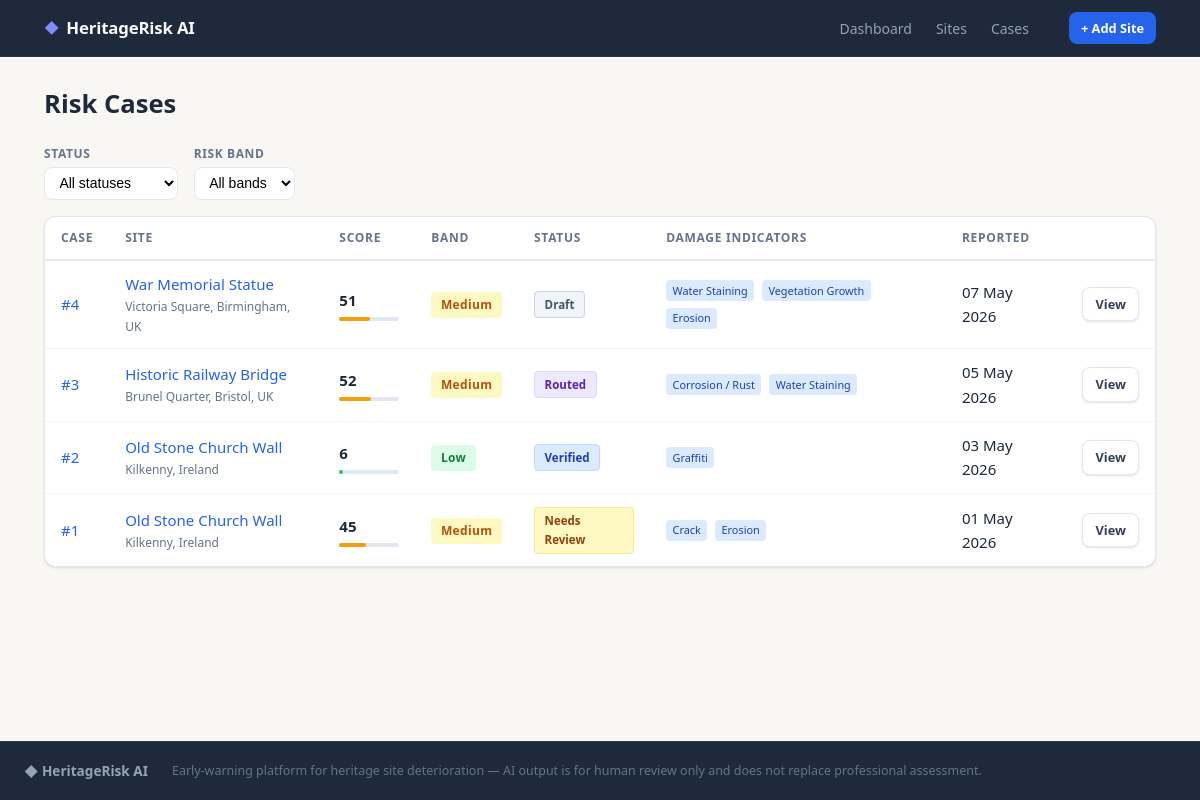
The app's page /cases with its own data.
### backend/app/models.py (models this page shows, shortened)
class RiskCase(Base):
    __tablename__ = "risk_cases"
    id: Mapped[int] = mapped_column(Integer, primary_key=True, index=True)
    observation_id: Mapped[int] = mapped_column(
        Integer, ForeignKey("observations.id"), unique=True, nullable=False
    )
    risk_score: Mapped[int] = mapped_column(Integer, nullable=False, default=0)
    risk_band: Mapped[str] = mapped_column(String(20), nullable=False, default="Low")
    status: Mapped[str] = mapped_column(String(50), nullable=False, default="Draft")
    routed_to: Mapped[str] = mapped_column(String(200), nullable=True)
    report_path: Mapped[str] = mapped_column(String(300), nullable=True)
    created_at: Mapped[datetime] = mapped_column(DateTime, default=datetime.utcnow)
    updated_at: Mapped[datetime] = mapped_column(
        DateTime, default=datetime.utcnow, onupdate=datetime.utcnow
    )
    observation: Mapped["Observation"] = relationship("Observation", back_populates="risk_case")
    STATUSES = ["Draft", "Needs Review", "Verified", "Routed", "Closed"]

class Site(Base):
    __tablename__ = "sites"
    id: Mapped[int] = mapped_column(Integer, primary_key=True, index=True)
    name: Mapped[str] = mapped_column(String(200), nullable=False)
    location: Mapped[str] = mapped_column(String(200), nullable=True)
    description: Mapped[str] = mapped_column(Text, nullable=True)
    created_at: Mapped[datetime] = mapped_column(DateTime, default=datetime.utcnow)
    observations: Mapped[list["Observation"]] = relationship(
        "Observation", back_populates="site", cascade="all, delete-orphan"
    )

class Observation(Base):
    __tablename__ = "observations"
    id: Mapped[int] = mapped_column(Integer, primary_key=True, index=True)
    site_id: Mapped[int] = mapped_column(Integer, ForeignKey("sites.id"), nullable=False)
    image_filename: Mapped[str] = mapped_column(String(300), nullable=True)
    notes: Mapped[str] = mapped_column(Text, nullable=True)
    damage_tags: Mapped[str] = mapped_column(String(300), nullable=True, default="")
    severity: Mapped[int] = mapped_column(Integer, nullable=False, default=1)
    created_at: Mapped[datetime] = mapped_column(DateTime, default=datetime.utcnow)
    ai_analysis_status: Mapped[str] = mapped_column(String(20), nullable=True, default="not_run")
    ai_summary: Mapped[str] = mapped_column(Text, nullable=True)
    ai_confidence: Mapped[int] = mapped_column(Integer, nullable=True)
    ai_provider: Mapped[str] = mapped_column(String(50), nullable=True)
    ai_recommended_action: Mapped[str] = mapped_column(Text, nullable=True)
    ai_raw_response: Mapped[str] = mapped_column(Text, nullable=True)
    site: Mapped["Site"] = relationship("Site", back_populates="observations")
    risk_case: Mapped["RiskCase"] = relationship(
        "RiskCase", back_populates="observation", uselist=False, cascade="all, delete-orphan"
    )

### backend/app/main.py (the view)
@app.get("/cases", response_class=HTMLResponse)
def cases_list(
    request: Request,
    status: str = "",
    band: str = "",
    db: Session = Depends(get_db),
):
    query = db.query(RiskCase)
    if status:
        query = query.filter(RiskCase.status == status)
    if band:
        query = query.filter(RiskCase.risk_band == band)
    cases = query.order_by(RiskCase.created_at.desc()).all()
    return templates.TemplateResponse(
        "cases_list.html",
        {
            "request": request,
            "cases": cases,
            "statuses": RiskCase.STATUSES,
            "filter_status": status,
            "filter_band": band,
        },
    )

### backend/app/templates/cases_list.html (shortened to what this page needs)
{% extends "base.html" %}
{% block content %}
<div class="page-header">
  <h1>Risk Cases</h1>
</div>
<form class="filter-bar" method="get" action="/cases">
  <div class="filter-group">
    <label for="sf">Status</label>
    <select id="sf" name="status" onchange="this.form.submit()">
      <option value="">All statuses</option>
    </select>
  </div>
  <div class="filter-group">
    <label for="bf">Risk Band</label>
    <select id="bf" name="band" onchange="this.form.submit()">
      <option value="">All bands</option>
    </select>
  </div>
</form>
{% if cases %}
<div class="cases-table-wrap card">
  <table class="cases-table">
    <thead>
      <tr>
        <th>Case</th>
        <th>Site</th>
        <th>Score</th>
        <th>Band</th>
        <th>Status</th>
        <th>Damage Indicators</th>
        <th>Reported</th>
        <th></th>
      </tr>
    </thead>
    <tbody>
      {% for case in cases %}
      <tr>
        <td><a href="/cases/{{ case.id }}">#{{ case.id }}</a></td>
        <td>
          <a href="/sites/{{ case.observation.site.id }}">{{ case.observation.site.name }}</a>
          {% if case.observation.site.location %}
          <span class="location-sub">{{ case.observation.site.location }}</span>
          {% endif %}
        </td>
        <td>
          <div class="score-cell">
            <strong>{{ case.risk_score }}</strong>
            <div class="mini-bar">
              <div class="mini-bar-fill mini-bar-{{ case.risk_band | lower }}"
                   style="width:{{ case.risk_score }}%"></div>
            </div>
          </div>
        </td>
        <td><span class="band band-{{ case.risk_band | lower }}">{{ case.risk_band }}</span></td>
        <td><span class="status-badge status-{{ case.status | lower | replace(' ', '-') }}">{{ case.status }}</span></td>
        <td>
          {% for tag in case.observation.tags_list[:3] %}
          <span class="tag tag-sm">{{ TAG_LABELS.get(tag, tag) }}</span>
          {% endfor %}
        </td>
        <td>{{ case.created_at.strftime("%d %b %Y") }}</td>
        <td><a class="btn-secondary btn-sm" href="/cases/{{ case.id }}">View</a></td>
      </tr>
      {% endfor %}
    </tbody>
  </table>
</div>
{% endif %}
{% endblock %}

### backend/app/static/style.css (style rules this page uses)
*, *::before, *::after { box-sizing: border-box; margin: 0; padding: 0; }
:root { --navy: #1e293b; --navy-mid: #334155; --slate: #64748b; --border: #e2e8f0; --bg: #f8f7f4; --white: #ffffff; --blue: #2563eb; --blue-dark: #1d4ed8; --radius: 8px; --radius-lg: 12px; --shadow: 0 1px 3px rgba(0,0,0,.08), 0 1px 2px rgba(0,0,0,.04); --shadow-md: 0 4px 12px rgba(0,0,0,.10); }
body { font-family: system-ui, -apple-system, "Segoe UI", Helvetica, Arial, sans-serif; font-size: 15px; line-height: 1.65; background: var(--bg); color: #1e293b; min-height: 100vh; display: flex; flex-direction: column; }
a { color: var(--blue); text-decoration: none; }
h1 { font-size: 1.75rem; font-weight: 700; line-height: 1.2; }
.btn-primary, .btn-secondary, .btn-outline { display: inline-flex; align-items: center; gap: .35rem; padding: .5rem 1.1rem; border-radius: var(--radius); font-size: .875rem; font-weight: 600; cursor: pointer; border: none; text-decoration: none !important; transition: background .15s, box-shadow .15s; }
.btn-secondary { background: var(--white); color: var(--navy-mid); border: 1px solid var(--border); box-shadow: var(--shadow); }
.btn-sm { padding: .35rem .75rem; font-size: .8rem; }
.card { background: var(--white); border: 1px solid var(--border); border-radius: var(--radius-lg); padding: 1.5rem; box-shadow: var(--shadow); margin-bottom: 1.25rem; }
table { width: 100%; border-collapse: collapse; }
th { text-align: left; font-size: .75rem; text-transform: uppercase; letter-spacing: .06em; color: var(--slate); border-bottom: 2px solid var(--border); padding: .55rem .75rem; }
td { padding: .6rem .75rem; border-bottom: 1px solid #f1f5f9; vertical-align: middle; }
tr:last-child td { border-bottom: none; }
.cases-table-wrap { padding: 0; overflow: hidden; }
.cases-table th, .cases-table td { padding: .7rem 1rem; }
.score-cell { display: flex; flex-direction: column; gap: .25rem; }
.mini-bar { height: 4px; background: #e2e8f0; border-radius: 2px; width: 60px; }
.mini-bar-fill { height: 100%; border-radius: 2px; }
.mini-bar-low { background: #22c55e; }
.mini-bar-medium { background: #f59e0b; }
.location-sub { display: block; font-size: .75rem; color: var(--slate); }
.band { display: inline-block; border-radius: 4px; padding: .2rem .6rem; font-size: .75rem; font-weight: 700; letter-spacing: .03em; }
.band-low { background: #dcfce7; color: #15803d; }
.band-medium { background: #fef9c3; color: #b45309; }
.status-badge { display: inline-block; border-radius: 4px; padding: .2rem .6rem; font-size: .72rem; font-weight: 600; border: 1px solid transparent; }
.status-draft { background: #f1f5f9; color: #475569; border-color: #cbd5e1; }
.status-needs-review { background: #fef9c3; color: #92400e; border-color: #fde68a; }
.status-verified { background: #dbeafe; color: #1e40af; border-color: #bfdbfe; }
.status-routed { background: #ede9fe; color: #5b21b6; border-color: #ddd6fe; }
.tag { display: inline-block; background: #dbeafe; color: #1e40af; border-radius: 4px; font-size: .72rem; font-weight: 500; padding: .15rem .5rem; margin-right: .25rem; margin-bottom: .2rem; }
.tag-sm { font-size: .68rem; padding: .1rem .4rem; }
.page-header { display: flex; align-items: flex-start; justify-content: space-between; gap: 1rem; margin-bottom: 1.5rem; flex-wrap: wrap; }
.page-header h1 { font-size: 1.6rem; }
.filter-bar { display: flex; align-items: flex-end; gap: 1rem; margin-bottom: 1rem; flex-wrap: wrap; }
.filter-group { display: flex; flex-direction: column; gap: .2rem; }
.filter-group label { font-size: .75rem; font-weight: 600; color: var(--slate); text-transform: uppercase; letter-spacing: .05em; }
.filter-group select { padding: .4rem .65rem; border: 1px solid var(--border); border-radius: var(--radius); font-size: .875rem; background: var(--white); }

### records on screen
RiskCase: id "4", observation.site.name "War Memorial Statue", observation.site.location "Victoria Square, Birmingham, UK", risk_score "51", risk_band "Medium", status "Draft", get "Water Staining" "Vegetation Growth" "Erosion", created_at "07 May 2026"
RiskCase: id "3", observation.site.name "Historic Railway Bridge", observation.site.location "Brunel Quarter, Bristol, UK", risk_score "52", risk_band "Medium", status "Routed", get "Corrosion / Rust" "Water Staining", created_at "05 May 2026"
RiskCase: id "2", observation.site.name "Old Stone Church Wall", observation.site.location "Kilkenny, Ireland", risk_score "6", risk_band "Low", status "Verified", created_at "03 May 2026"
Observation: get "Graffiti"
RiskCase: id "1", observation.site.name "Old Stone Church Wall", observation.site.location "Kilkenny, Ireland", risk_score "45", risk_band "Medium", status "Needs Review", get "Crack" "Erosion", created_at "01 May 2026"
